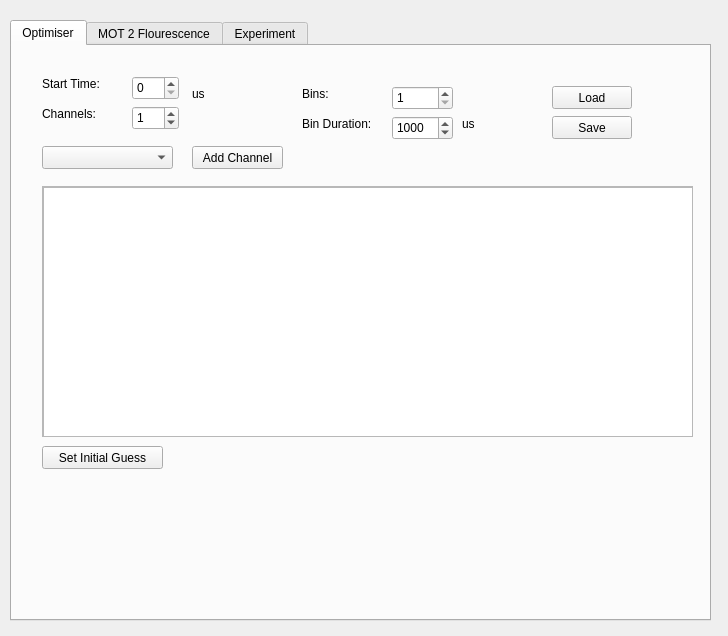
<?xml version="1.0" encoding="UTF-8"?>
<ui version="4.0">
 <class>Form</class>
 <widget class="QWidget" name="Form">
  <property name="geometry">
   <rect>
    <x>0</x>
    <y>0</y>
    <width>728</width>
    <height>636</height>
   </rect>
  </property>
  <property name="windowTitle">
   <string>Form</string>
  </property>
  <widget class="QTabWidget" name="tbFancy">
   <property name="geometry">
    <rect>
     <x>10</x>
     <y>20</y>
     <width>701</width>
     <height>601</height>
    </rect>
   </property>
   <property name="currentIndex">
    <number>0</number>
   </property>
   <widget class="QWidget" name="tbOptimiser">
    <attribute name="title">
     <string>Optimiser</string>
    </attribute>
    <widget class="QWidget" name="widget" native="true">
     <property name="geometry">
      <rect>
       <x>10</x>
       <y>10</y>
       <width>681</width>
       <height>551</height>
      </rect>
     </property>
     <widget class="QScrollArea" name="scrollArea">
      <property name="geometry">
       <rect>
        <x>20</x>
        <y>130</y>
        <width>651</width>
        <height>251</height>
       </rect>
      </property>
      <property name="widgetResizable">
       <bool>true</bool>
      </property>
      <widget class="QWidget" name="scrollAreaWidgetContents">
       <property name="geometry">
        <rect>
         <x>0</x>
         <y>0</y>
         <width>649</width>
         <height>249</height>
        </rect>
       </property>
       <widget class="QTableWidget" name="tableWidget">
        <property name="geometry">
         <rect>
          <x>0</x>
          <y>0</y>
          <width>651</width>
          <height>251</height>
         </rect>
        </property>
       </widget>
      </widget>
     </widget>
     <widget class="QLabel" name="lbStartTime">
      <property name="geometry">
       <rect>
        <x>20</x>
        <y>20</y>
        <width>81</width>
        <height>16</height>
       </rect>
      </property>
      <property name="text">
       <string>Start Time:</string>
      </property>
     </widget>
     <widget class="QSpinBox" name="sbStartTime">
      <property name="geometry">
       <rect>
        <x>110</x>
        <y>20</y>
        <width>47</width>
        <height>24</height>
       </rect>
      </property>
      <property name="maximum">
       <number>100000</number>
      </property>
      <property name="singleStep">
       <number>100</number>
      </property>
     </widget>
     <widget class="QLabel" name="lbChannels">
      <property name="geometry">
       <rect>
        <x>20</x>
        <y>50</y>
        <width>57</width>
        <height>15</height>
       </rect>
      </property>
      <property name="text">
       <string>Channels:</string>
      </property>
     </widget>
     <widget class="QSpinBox" name="sbChannels">
      <property name="geometry">
       <rect>
        <x>110</x>
        <y>50</y>
        <width>47</width>
        <height>24</height>
       </rect>
      </property>
      <property name="maximum">
       <number>24</number>
      </property>
      <property name="value">
       <number>1</number>
      </property>
     </widget>
     <widget class="QComboBox" name="cbChannels">
      <property name="geometry">
       <rect>
        <x>20</x>
        <y>90</y>
        <width>131</width>
        <height>23</height>
       </rect>
      </property>
     </widget>
     <widget class="QPushButton" name="pbAddChannel">
      <property name="geometry">
       <rect>
        <x>170</x>
        <y>90</y>
        <width>91</width>
        <height>23</height>
       </rect>
      </property>
      <property name="text">
       <string>Add Channel</string>
      </property>
     </widget>
     <widget class="QLabel" name="lbBins">
      <property name="geometry">
       <rect>
        <x>280</x>
        <y>30</y>
        <width>51</width>
        <height>16</height>
       </rect>
      </property>
      <property name="text">
       <string>Bins:</string>
      </property>
     </widget>
     <widget class="QSpinBox" name="sbBins">
      <property name="geometry">
       <rect>
        <x>370</x>
        <y>30</y>
        <width>61</width>
        <height>24</height>
       </rect>
      </property>
      <property name="minimum">
       <number>1</number>
      </property>
      <property name="value">
       <number>1</number>
      </property>
     </widget>
     <widget class="QLabel" name="lbBinDuration">
      <property name="geometry">
       <rect>
        <x>280</x>
        <y>60</y>
        <width>81</width>
        <height>16</height>
       </rect>
      </property>
      <property name="text">
       <string>Bin Duration:</string>
      </property>
     </widget>
     <widget class="QLabel" name="lbStartTimeUnits">
      <property name="geometry">
       <rect>
        <x>170</x>
        <y>30</y>
        <width>21</width>
        <height>16</height>
       </rect>
      </property>
      <property name="text">
       <string>us</string>
      </property>
     </widget>
     <widget class="QSpinBox" name="sbBinDuration">
      <property name="geometry">
       <rect>
        <x>370</x>
        <y>60</y>
        <width>61</width>
        <height>24</height>
       </rect>
      </property>
      <property name="maximum">
       <number>1000000</number>
      </property>
      <property name="singleStep">
       <number>100</number>
      </property>
      <property name="value">
       <number>1000</number>
      </property>
     </widget>
     <widget class="QLabel" name="lbBinDurationUnits">
      <property name="geometry">
       <rect>
        <x>440</x>
        <y>60</y>
        <width>31</width>
        <height>16</height>
       </rect>
      </property>
      <property name="text">
       <string>us</string>
      </property>
     </widget>
     <widget class="QPushButton" name="pbLoad">
      <property name="geometry">
       <rect>
        <x>530</x>
        <y>30</y>
        <width>80</width>
        <height>23</height>
       </rect>
      </property>
      <property name="text">
       <string>Load</string>
      </property>
     </widget>
     <widget class="QPushButton" name="pbSave">
      <property name="geometry">
       <rect>
        <x>530</x>
        <y>60</y>
        <width>80</width>
        <height>23</height>
       </rect>
      </property>
      <property name="text">
       <string>Save</string>
      </property>
     </widget>
     <widget class="QPushButton" name="pbSetInitialGuess">
      <property name="geometry">
       <rect>
        <x>20</x>
        <y>390</y>
        <width>121</width>
        <height>23</height>
       </rect>
      </property>
      <property name="text">
       <string>Set Initial Guess</string>
      </property>
     </widget>
    </widget>
   </widget>
   <widget class="QWidget" name="tbAbsorption">
    <attribute name="title">
     <string>MOT 2 Flourescence</string>
    </attribute>
    <widget class="QWidget" name="widget_2" native="true">
     <property name="geometry">
      <rect>
       <x>10</x>
       <y>10</y>
       <width>241</width>
       <height>161</height>
      </rect>
     </property>
     <widget class="QLabel" name="lbStartTime_2">
      <property name="geometry">
       <rect>
        <x>10</x>
        <y>20</y>
        <width>91</width>
        <height>16</height>
       </rect>
      </property>
      <property name="text">
       <string>Start Time:</string>
      </property>
     </widget>
     <widget class="QSpinBox" name="sbStartTime_2">
      <property name="geometry">
       <rect>
        <x>110</x>
        <y>20</y>
        <width>71</width>
        <height>24</height>
       </rect>
      </property>
      <property name="maximum">
       <number>1000000</number>
      </property>
      <property name="singleStep">
       <number>100</number>
      </property>
     </widget>
     <widget class="QLabel" name="lbImageOneTime">
      <property name="geometry">
       <rect>
        <x>20</x>
        <y>60</y>
        <width>71</width>
        <height>16</height>
       </rect>
      </property>
      <property name="text">
       <string>Image One:</string>
      </property>
     </widget>
     <widget class="QSpinBox" name="sbImageOneTime">
      <property name="geometry">
       <rect>
        <x>110</x>
        <y>60</y>
        <width>71</width>
        <height>24</height>
       </rect>
      </property>
      <property name="maximum">
       <number>1000000</number>
      </property>
      <property name="singleStep">
       <number>100</number>
      </property>
     </widget>
     <widget class="QLabel" name="lbStartTimeUnits_2">
      <property name="geometry">
       <rect>
        <x>190</x>
        <y>20</y>
        <width>21</width>
        <height>16</height>
       </rect>
      </property>
      <property name="text">
       <string>us</string>
      </property>
     </widget>
     <widget class="QLabel" name="lbImageOneUnits">
      <property name="geometry">
       <rect>
        <x>190</x>
        <y>60</y>
        <width>21</width>
        <height>16</height>
       </rect>
      </property>
      <property name="text">
       <string>us</string>
      </property>
     </widget>
     <widget class="QLabel" name="lbImageTwoTime">
      <property name="geometry">
       <rect>
        <x>20</x>
        <y>100</y>
        <width>71</width>
        <height>16</height>
       </rect>
      </property>
      <property name="text">
       <string>Image Two:</string>
      </property>
     </widget>
     <widget class="QSpinBox" name="sbImageTwoTime">
      <property name="geometry">
       <rect>
        <x>110</x>
        <y>100</y>
        <width>71</width>
        <height>24</height>
       </rect>
      </property>
      <property name="maximum">
       <number>1000000</number>
      </property>
      <property name="singleStep">
       <number>100</number>
      </property>
     </widget>
     <widget class="QLabel" name="lbImageTwoTimeUnits">
      <property name="geometry">
       <rect>
        <x>190</x>
        <y>100</y>
        <width>21</width>
        <height>16</height>
       </rect>
      </property>
      <property name="text">
       <string>us</string>
      </property>
     </widget>
    </widget>
   </widget>
   <widget class="QWidget" name="tbExperiment_2">
    <attribute name="title">
     <string>Experiment</string>
    </attribute>
    <widget class="QWidget" name="horizontalLayoutWidget">
     <property name="geometry">
      <rect>
       <x>10</x>
       <y>10</y>
       <width>671</width>
       <height>31</height>
      </rect>
     </property>
     <layout class="QHBoxLayout" name="horizontalLayout" stretch="1,0">
      <property name="sizeConstraint">
       <enum>QLayout::SetDefaultConstraint</enum>
      </property>
      <item>
       <widget class="QPushButton" name="pbLoad_2">
        <property name="text">
         <string>Load</string>
        </property>
       </widget>
      </item>
      <item>
       <widget class="QPushButton" name="pbSave_2">
        <property name="text">
         <string>Save</string>
        </property>
       </widget>
      </item>
     </layout>
    </widget>
    <widget class="QLabel" name="lbExperiment">
     <property name="geometry">
      <rect>
       <x>20</x>
       <y>90</y>
       <width>151</width>
       <height>16</height>
      </rect>
     </property>
     <property name="text">
      <string>Experiment</string>
     </property>
    </widget>
    <widget class="QComboBox" name="cbModules">
     <property name="geometry">
      <rect>
       <x>470</x>
       <y>90</y>
       <width>181</width>
       <height>23</height>
      </rect>
     </property>
    </widget>
    <widget class="QPushButton" name="pbAddModule">
     <property name="geometry">
      <rect>
       <x>290</x>
       <y>90</y>
       <width>80</width>
       <height>23</height>
      </rect>
     </property>
     <property name="text">
      <string>Add</string>
     </property>
    </widget>
    <widget class="QPushButton" name="pbRemove">
     <property name="geometry">
      <rect>
       <x>380</x>
       <y>90</y>
       <width>80</width>
       <height>23</height>
      </rect>
     </property>
     <property name="text">
      <string>Remove</string>
     </property>
    </widget>
    <widget class="QListWidget" name="lwExperiment">
     <property name="geometry">
      <rect>
       <x>20</x>
       <y>120</y>
       <width>256</width>
       <height>192</height>
      </rect>
     </property>
    </widget>
   </widget>
  </widget>
 </widget>
 <resources/>
 <connections/>
</ui>
